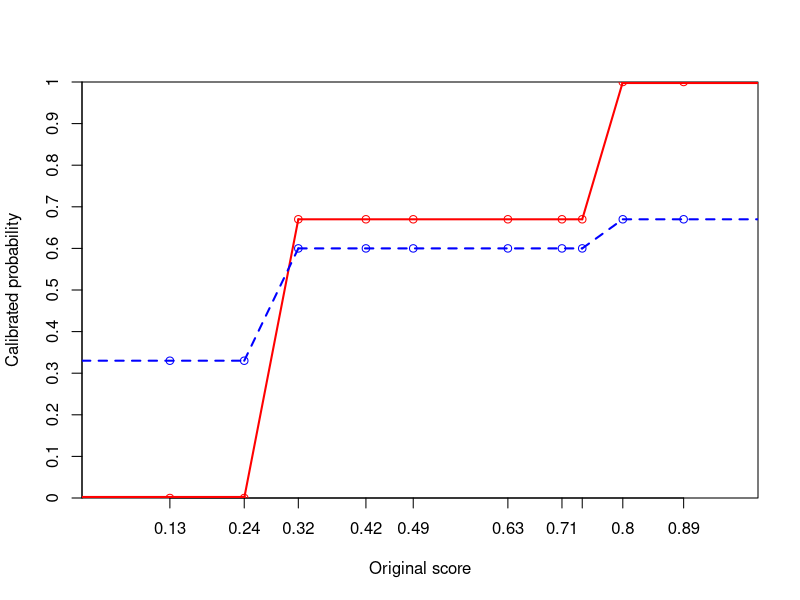

Reproduce this figure in R.
## ---- chunk 1

x <- c(13, 24, 32, 42, 49, 63, 71, 74, 80, 89)
y <- c(0, 0, 67, 67, 67, 67, 67, 67, 100, 100)
y1 <- c(33, 33, 60, 60, 60, 60, 60, 60, 67, 67)
y2 <- c(25, 25, 63, 63, 63, 63, 63, 63, 75, 75)

h <- 100
w <- 100
grid.step <- 10

plot(
  c(0, w), c(0, h),
  xaxs = "i", yaxs = "i", 
  xaxt = 'n', yaxt = 'n', 
  type = "n",             
  xlab = "Original score",
  ylab = "Calibrated probability"
)

axis(1, at = x, labels = x / 100)
axis(2, at = seq(0, h, grid.step), labels = seq(0, h, grid.step) / 100)

col <- "red"
lwd <- 2
lines(x, y, lty = 0, type = 'o', col = col)
segments(0, y[1], x[2], y[2], lwd = 4, col = col)
segments(x[2], y[2], x[3], y[3], lwd = lwd, col = col)
segments(x[3], y[3], x[8], y[8], lwd = lwd, col = col)
segments(x[8], y[8], x[9], y[9], lwd = lwd, col = col)
segments(x[9], y[9], 100, y[10], lwd = 4, col = col)

col <- "blue"
lty <- "dashed"
lines(x, y1, lty = 0, type = 'o', col = col)
segments(0, y1[1], x[2], y1[2], lty = lty, lwd = lwd, col = col)
segments(x[2], y1[2], x[3], y1[3], lty = lty, lwd = lwd, col = col)
segments(x[3], y1[3], x[8], y1[8], lty = lty, lwd = lwd, col = col)
segments(x[8], y1[8], x[9], y1[9], lty = lty, lwd = lwd, col = col)
segments(x[9], y1[9], 100, y1[10], lty = lty, lwd = lwd, col = col)

